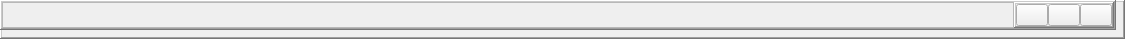
     <widget class="QFrame" name="main_header">
      <property name="enabled">
       <bool>true</bool>
      </property>
      <property name="minimumSize">
       <size>
        <width>0</width>
        <height>30</height>
       </size>
      </property>
      <property name="maximumSize">
       <size>
        <width>16777215</width>
        <height>50</height>
       </size>
      </property>
      <property name="styleSheet">
       <string notr="true"/>
      </property>
      <property name="frameShape">
       <enum>QFrame::WinPanel</enum>
      </property>
      <property name="frameShadow">
       <enum>QFrame::Raised</enum>
      </property>
      <widget class="QFrame" name="main_header_2">
       <property name="enabled">
        <bool>true</bool>
       </property>
       <property name="geometry">
        <rect>
         <x>0</x>
         <y>0</y>
         <width>1116</width>
         <height>30</height>
        </rect>
       </property>
       <property name="minimumSize">
        <size>
         <width>0</width>
         <height>30</height>
        </size>
       </property>
       <property name="maximumSize">
        <size>
         <width>16777215</width>
         <height>50</height>
        </size>
       </property>
       <property name="styleSheet">
        <string notr="true"/>
       </property>
       <property name="frameShape">
        <enum>QFrame::WinPanel</enum>
       </property>
       <property name="frameShadow">
        <enum>QFrame::Raised</enum>
       </property>
       <layout class="QVBoxLayout" name="verticalLayout_8">
        <property name="spacing">
         <number>0</number>
        </property>
        <property name="leftMargin">
         <number>0</number>
        </property>
        <property name="topMargin">
         <number>0</number>
        </property>
        <property name="rightMargin">
         <number>0</number>
        </property>
        <property name="bottomMargin">
         <number>0</number>
        </property>
        <item>
         <layout class="QHBoxLayout" name="horizontalLayout_8">
          <item>
           <widget class="QFrame" name="title_bar_container_2">
            <property name="maximumSize">
             <size>
              <width>16777215</width>
              <height>50</height>
             </size>
            </property>
            <property name="styleSheet">
             <string notr="true"/>
            </property>
            <property name="frameShape">
             <enum>QFrame::StyledPanel</enum>
            </property>
            <property name="frameShadow">
             <enum>QFrame::Raised</enum>
            </property>
            <widget class="QLabel" name="mentalab_logo_2">
             <property name="geometry">
              <rect>
               <x>0</x>
               <y>3</y>
               <width>121</width>
               <height>21</height>
              </rect>
             </property>
             <property name="maximumSize">
              <size>
               <width>16777215</width>
               <height>50</height>
              </size>
             </property>
             <property name="text">
              <string/>
             </property>
             <property name="pixmap">
              <pixmap resource="../../app_resources.qrc">:/image/images/MentalabLogo_full.png</pixmap>
             </property>
             <property name="scaledContents">
              <bool>true</bool>
             </property>
             <property name="wordWrap">
              <bool>true</bool>
             </property>
             <property name="openExternalLinks">
              <bool>false</bool>
             </property>
            </widget>
            <widget class="QFrame" name="size_grip_top">
             <property name="geometry">
              <rect>
               <x>0</x>
               <y>0</y>
               <width>1116</width>
               <height>14</height>
              </rect>
             </property>
             <property name="minimumSize">
              <size>
               <width>1116</width>
               <height>0</height>
              </size>
             </property>
             <property name="maximumSize">
              <size>
               <width>20</width>
               <height>20</height>
              </size>
             </property>
             <property name="cursor">
              <cursorShape>SizeVerCursor</cursorShape>
             </property>
             <property name="frameShape">
              <enum>QFrame::NoFrame</enum>
             </property>
             <property name="frameShadow">
              <enum>QFrame::Raised</enum>
             </property>
            </widget>
           </widget>
          </item>
          <item>
           <widget class="QFrame" name="top_right_btns_2">
            <property name="maximumSize">
             <size>
              <width>100</width>
              <height>16777215</height>
             </size>
            </property>
            <property name="styleSheet">
             <string notr="true"/>
            </property>
            <property name="frameShape">
             <enum>QFrame::WinPanel</enum>
            </property>
            <property name="frameShadow">
             <enum>QFrame::Raised</enum>
            </property>
            <layout class="QHBoxLayout" name="horizontalLayout_18">
             <property name="spacing">
              <number>0</number>
             </property>
             <property name="leftMargin">
              <number>0</number>
             </property>
             <property name="topMargin">
              <number>0</number>
             </property>
             <property name="rightMargin">
              <number>0</number>
             </property>
             <property name="bottomMargin">
              <number>0</number>
             </property>
             <item>
              <widget class="QPushButton" name="btn_minimize">
               <property name="cursor">
                <cursorShape>PointingHandCursor</cursorShape>
               </property>
               <property name="styleSheet">
                <string notr="true"/>
               </property>
               <property name="text">
                <string/>
               </property>
               <property name="icon">
                <iconset resource="../../app_resources.qrc">
                 <normaloff>:/icons/icons/cil-window-minimize.png</normaloff>:/icons/icons/cil-window-minimize.png</iconset>
               </property>
               <property name="iconSize">
                <size>
                 <width>16</width>
                 <height>16</height>
                </size>
               </property>
              </widget>
             </item>
             <item>
              <widget class="QPushButton" name="btn_restore">
               <property name="cursor">
                <cursorShape>PointingHandCursor</cursorShape>
               </property>
               <property name="styleSheet">
                <string notr="true"/>
               </property>
               <property name="text">
                <string/>
               </property>
               <property name="icon">
                <iconset resource="../../app_resources.qrc">
                 <normaloff>:/icons/icons/cil-window-maximize.png</normaloff>:/icons/icons/cil-window-maximize.png</iconset>
               </property>
               <property name="iconSize">
                <size>
                 <width>16</width>
                 <height>16</height>
                </size>
               </property>
              </widget>
             </item>
             <item>
              <widget class="QPushButton" name="btn_close">
               <property name="cursor">
                <cursorShape>PointingHandCursor</cursorShape>
               </property>
               <property name="styleSheet">
                <string notr="true"/>
               </property>
               <property name="text">
                <string/>
               </property>
               <property name="icon">
                <iconset resource="../../app_resources.qrc">
                 <normaloff>:/icons/icons/cil-x.png</normaloff>:/icons/icons/cil-x.png</iconset>
               </property>
               <property name="iconSize">
                <size>
                 <width>16</width>
                 <height>16</height>
                </size>
               </property>
              </widget>
             </item>
            </layout>
           </widget>
          </item>
         </layout>
        </item>
       </layout>
      </widget>
     </widget>
